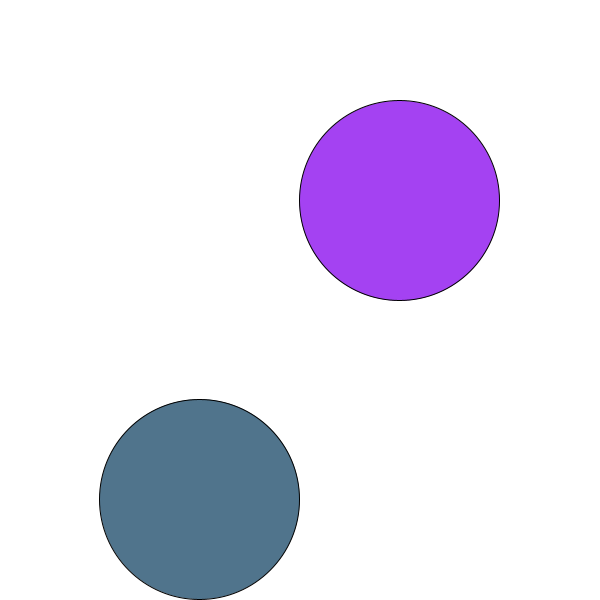
Frame 1 (no input)
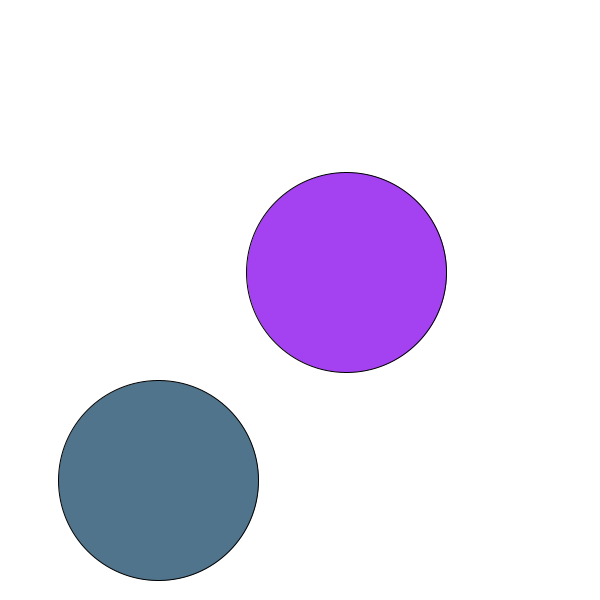
Frame 60 (the mouse pressed at the canvas centre just before this capture)
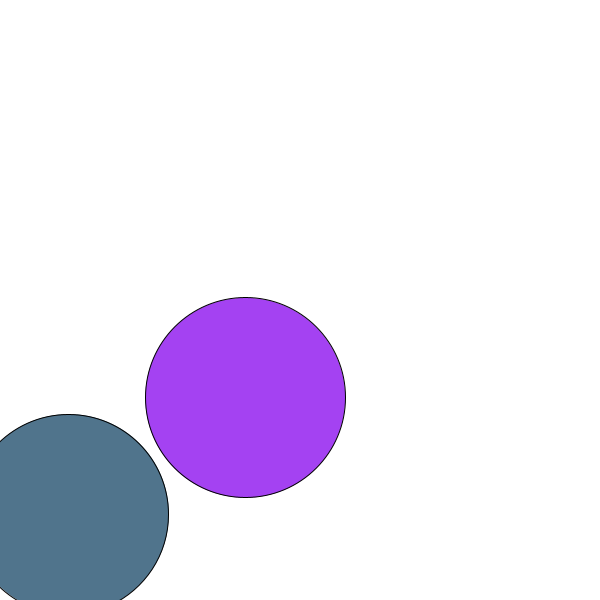
Frame 120 (the mouse held since frame 60 and released just before this capture)

The Processing sketch that drew these frames (run headless with seeded random() and noise(); from frame 60 on, the mouse is pressed at the canvas centre):

// Processing sketch: DudesProject
// ── DudesProject.pde
Dude dude1;
Dude dude2;

void setup() {
  size(600, 600);
  dude1 = new Dude(400, 200, true);    
  dude2 = new Dude(200, 500, false);   
}

void draw() {
  background(255);
  
  dude1.update(dude2);
  dude1.show();
  dude2.update(dude1);
  dude2.show();
}

// ── Dude.pde
class Dude {
  float x, y;         // position
  float dx, dy;       // speed
  float size;         // size
  color col;          // color
  boolean attracted;  // attracted/repell

  // initialize  Dude's position, attraction, and speed
  Dude(float startX, float startY, boolean attracted) {
    x = startX;
    y = startY;
    size = 200;
    col = color(random(255), random(255), random(255));
    this.attracted = attracted;
    dx = random(-1, 1);
    dy = random(-1, 1);
  }

  void update(Dude other) {
    float directionX = other.x - x;
    float directionY = other.y - y;
    float distance = dist(x, y, other.x, other.y);

    // create attraction and repulsion effect on the two dudes
    // using unit vector as direction
    if (attracted) {
      dx += 0.02 * directionX / distance;
      dy += 0.02 * directionY / distance;
    } else {
      dx -= 0.02 * directionX / distance;
      dy -= 0.02 * directionY / distance;
    }
    
    // bounce off each others
    if(distance < ((size + other.size)/2)){
      dx *= -1;
      dy *= -1;
    }

    // update position by incrementing
    x += dx;
    y += dy;
    
    // bounce off wall
    if (x < 0 || x > width) {
      dx *= -1;
    }
    if (y < 0 || y > height) {
      dy *= -1;
    }
  }

  void show() {
    fill(col);
    ellipse (x, y, size, size);
  }
}
